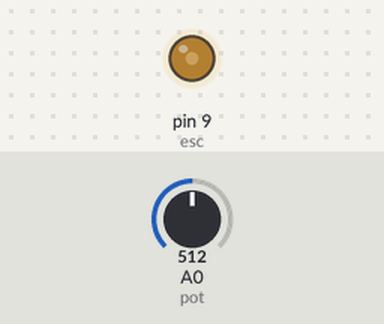
A sketch run on a simulated Arduino Uno, built with avr-gcc and run on an emulated ATmega328P. Parts: output pins drawn as LEDs (lit = HIGH). The inputs (shaded band) are chosen by the test bench; at power-on: A0 (pot) = 512.

Above: at 1.2 s.
1.3 s: A0 (pot) set to 306
At 1.7 s:
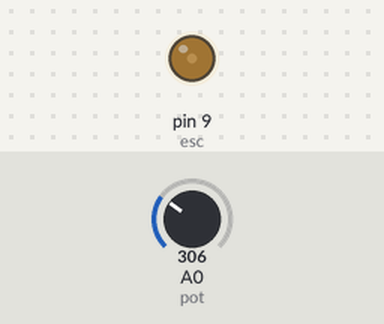
2.8 s: A0 (pot) set to 0
At 4.0 s:
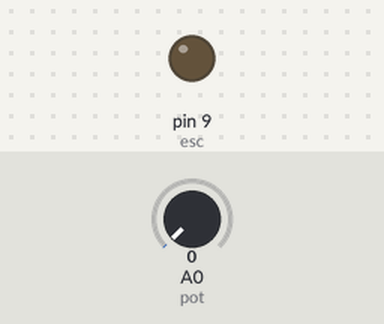
4.3 s: A0 (pot) set to 4
5.8 s: A0 (pot) set to 7
At 6.6 s:
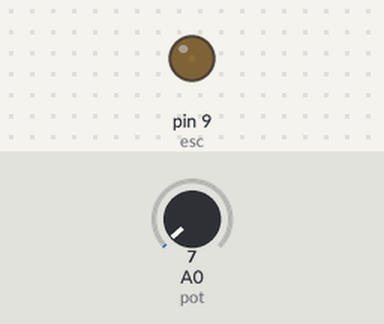
7.3 s: A0 (pot) set to 900
At 7.8 s:
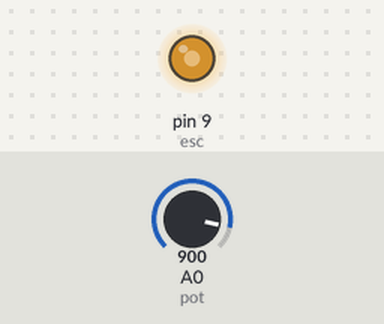
8.8 s: A0 (pot) set to 511
At 9.7 s:
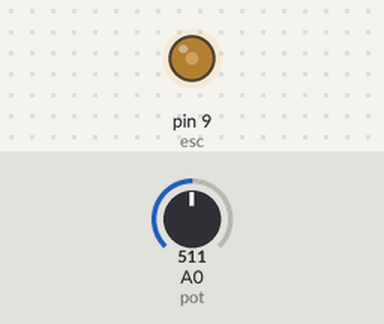
Timing chart, 0 to 11.3 s (numbered marks = the images above; inputs shaded):
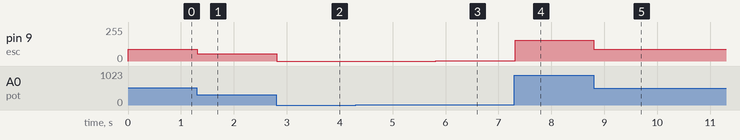

The sketch:

code.ino
```cpp
#define pot A0 // potansiyometrenin ANALOG 0 pinine bağlı oldupunu söyledik

#define esc 9 // motorumuza bağladığımız esc'nin data pininin bağlı olduğu pini söyledik

int val; // val adında bir değişken tanımladık

void setup(){
  pinMode(pot, INPUT); // potansiyometreyi input (giriş) olarak tanımladık
  pinMode(esc, OUTPUT); // motora bağlı esc'yi utput (çıkış) olarak tanımladık
}

void loop(){
  val = analogRead(pot); // val değişkenini pot pininden okunan analog değer olarak tanımladık
  val = map(val, 0, 1023, 0, 179); // pot pininden okunan 0 ve 1023 arasındaki değeri 0 ve 179 arasına adapte ettik ve 0 ile 179 arasındaki değeri val değişkeni olarak atadık
  analogWrite(esc,val); // val değerini motorumuzun hareket edeceği değer olarak belirledik
  delay(15); // 15 milisaniye bekleme koyduk
}
```

Measured:
- after the input at 1.3 s, pin 9 (esc): 89/255 → 53/255 at once
- after the input at 2.8 s, pin 9 (esc): 53/255 → 0/255 at once
- after the input at 4.3 s, every drawn part: stays the same
- after the input at 5.8 s, pin 9 (esc): 0/255 → 1/255 at once
- after the input at 7.3 s, pin 9 (esc): 1/255 → 157/255 at once
- after the input at 8.8 s, pin 9 (esc): 157/255 → 89/255 at once
